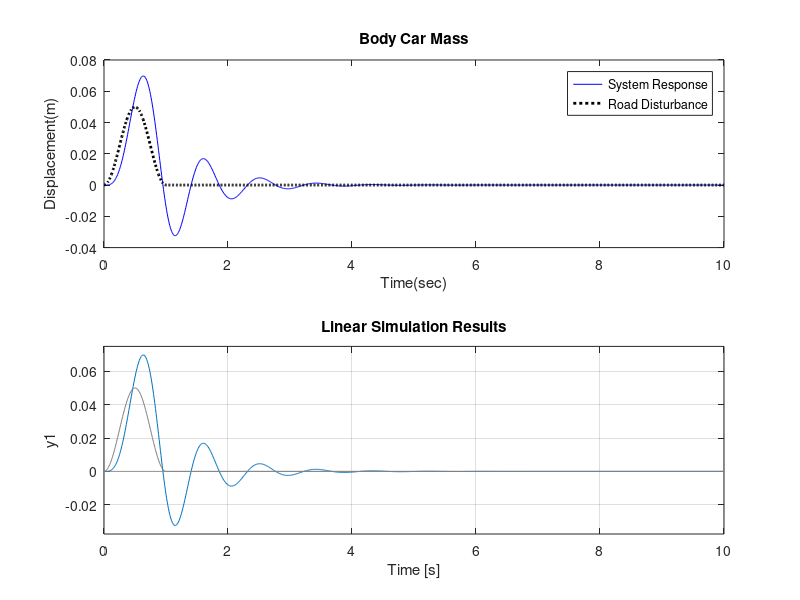

This figure's MATLAB source:
%% Active Suspension Systems
clc; clear; close all;clearvars;

mc_sse = 300; % kg
kc_sse = 16000; % N/m
cc_sse = 1000; % N.s/m

% wheel values:
mw_sse = 60; % kg
kw_sse = 190000; % N/m
%cw_sse = 10; % N.s/m

sim = 10;
ts = 0.01;
t = 0:ts:sim;
ud = zeros(size(t));
ud(1:101) = 0.025*(1-cos(2*pi*t(1:101)));

% State Space Equation
A = [0 1 0 0; -(kc_sse/mc_sse) -(cc_sse/mc_sse) (kc_sse/mc_sse) (cc_sse/mc_sse); 0 0 0 1; (kc_sse/mw_sse) (cc_sse/mw_sse) -((kc_sse + kw_sse)/mw_sse) -(cc_sse/mw_sse)];
B = [0 0; (1/mc_sse) 0; 0 0; -(1/mw_sse) (kw_sse/ mw_sse)];
C = [1 0 0 0];
D = [0 0];

tsim = 0:ts:sim;
uc = zeros(size(tsim));
u = [uc; ud];
x0 = [0,0,0,0];
x = [1;1;1;1];
xdot = A*x + B*u;
Goal = ss(A,B,C,D);
y = lsim(Goal,u,tsim,x0);

i = 0:ts:sim;
subplot(2,1,1);
plot(i,y,'b',i,ud,'k:','LineWidth',2);
legend('System Response','Road Disturbance');
xlabel('Time(sec)');ylabel('Displacement(m)');
title('Body Car Mass');

subplot(2,1,2);
sys = ss(A,B,C,D);
lsim(sys,u,i);



